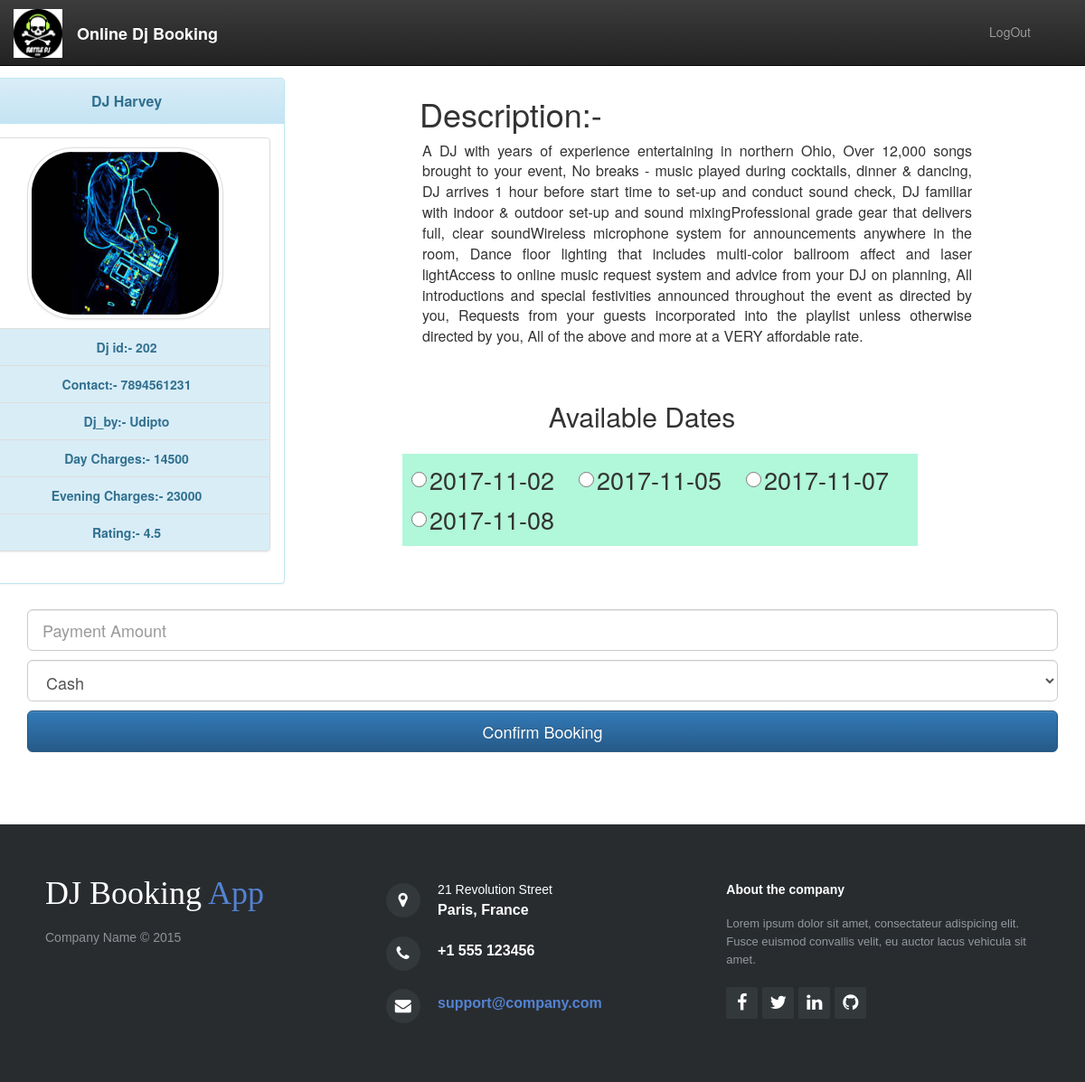
Page /dj_view.php?dj_id=202 (signed in) on the committed database.
### tables this page shows
CREATE TABLE `dj` (
  `d_id` int(11) NOT NULL,
  `d_name` varchar(15) NOT NULL,
  `d_by` varchar(15) NOT NULL,
  `d_rating` double NOT NULL,
  `d_image` varchar(255) NOT NULL,
  `d_day_charges` int(11) NOT NULL,
  `d_evening_charges` int(11) NOT NULL,
  `d_phone_no` bigint(10) NOT NULL
);

CREATE TABLE `booking_dates_status` (
  `d_id` int(11) NOT NULL,
  `b_avail_date` date NOT NULL,
  `b_status` varchar(10) NOT NULL DEFAULT 'Available'
);

### dj_view.php (the view, shortened to what this page needs)
<?php
    include 'connect.php';
?>
<!DOCTYPE html>
<html>
<head>
    <link rel="stylesheet" href="assets/bootstrap/css/bootstrap.min.css">
    <link rel="stylesheet" href="assets/fonts/font-awesome.min.css">
    <link rel="stylesheet" href="assets/css/styles.css">
    <link rel="stylesheet" href="assets/css/Pretty-Footer.css">
</head>
<body>
    <nav class="navbar navbar-inverse navbar-fixed-top">
        <div class="container-fluid">
            <div class="navbar-header">
                <a class="navbar-brand navbar-link" href="#"><img src="assets/img/logo.png" id="img1"><strong>Online Dj Booking</strong></a>
            </div>
            <div class="collapse navbar-collapse" id="navcol-1">
                <ul class="nav navbar-nav navbar-right .cst" id="z3">
                    <li role="presentation"><a href="logout.php" id="logout">LogOut </a></li>
                </ul>
            </div>
        </div>
    </nav>
    <div class="container">
        <div class="col-lg-4 col-md-12 cst">
            <div class="panel panel-info">
                <div class="panel-heading pane_head">
                <?php
                $x=$_GET['dj_id'];
                $query="select * from dj where d_id=$x";
                $select_query=mysqli_query($connection,$query);
                while ($row=mysqli_fetch_assoc($select_query))
                {
                echo'    <h5 class="text-center panel-title"><strong>'.$row['d_name'].'</strong></h5></div>
                <div class="panel-body cst">
                    <ul class="list-group">
                        <li class="list-group-item cve"><img class="img-thumbnail img-responsive"  width="300px" height="50px" src="assets/img/'.$row['d_image'].'"></li>
                        <li class="list-group-item list-group-item-info"><span class="info"><strong>Dj id:- '.$row['d_id'].'</strong> </span></li>
                        <li class="list-group-item list-group-item-info"><span class="info"><strong>Contact:- '.$row['d_phone_no'].'</strong></span></li>
                        <li class="list-group-item list-group-item-info"><span class="info"><strong>Dj_by:- '.$row['d_by'].'</strong></span></li>
                        <li class="list-group-item list-group-item-info"><span class="info"><strong>Day Charges:- '.$row['d_day_charges'].'</strong></span></li>
                        <li class="list-group-item list-group-item-info"><span class="info"><strong>Evening Charges:- '.$row['d_evening_charges'].'</strong></span></li>
                        <li class="list-group-item list-group-item-info"><span class="info"><strong>Rating:- '.$row['d_rating'].'</strong></span></li>
                    </ul>
                </div>';
                }
                ?>
            </div>
        </div>
        <div class="col-lg-8 col-md-12">
            <h1 class="text-left cst">Description:- </h1>
            <p class="text-justify" id="p1">A DJ with years of experience entertaining in northern Ohio, Over 12,000 songs brought to your event, No breaks - music played during cocktails, dinner &amp; dancing, DJ arrives 1 hour before start time to set-up and conduct sound check, DJ
                familiar with indoor &amp; outdoor set-up and sound mixingProfessional grade gear that delivers full, clear soundWireless microphone system for announcements anywhere in the room, Dance floor lighting that includes multi-color ballroom
                affect and laser lightAccess to online music request system and advice from your DJ on planning, All introductions and special festivities announced throughout the event as directed by you, Requests from your guests incorporated into the
                playlist unless otherwise directed by you, All of the above and more at a VERY affordable rate. </p>
            <h2 class="text-center" id="c">Available Dates</h2>
    <form class="form-signin" method="post">
            <div id="radio">
                <?php
                $x=$_GET['dj_id'];
                $query="select b_avail_date from booking_dates_status where d_id=$x";
                $select_query=mysqli_query($connection,$query);
                while ($row=mysqli_fetch_assoc($select_query))
                {
                    echo'<div class="radio cst">
                    <label>
                        <input type="radio" class="r" name="radio_dates" value="'.$row['b_avail_date'].'">'.$row['b_avail_date'].'</label>
                    </div>';
                }
                ?>
            </div>
        </div>
    </div>
    <div class="container cst" id="abc">
            <input class="form-control input-lg cst" type="text" name="amt" required="" placeholder="Payment Amount" pattern="[0-9]*">
            <select class="form-control input-lg" required="" name="mode">
                    <optgroup label="Payment Mode" >
                    <option value="Cash">Cash</option>
                </optgroup>
            </select>
            <input class="btn btn-primary btn-block btn-lg cst" type="submit" name="xxx" value="Confirm Booking" style="margin-top:10px">
    </div>
    <section>
        <footer>
            <div class="row">
                <div class="col-md-4 col-sm-6 footer-navigation">
                    <h3><a href="#">DJ Booking <span>App </span></a></h3>
                    <p class="company-name">Company Name © 2015 </p>
                </div>
                <div class="col-md-4 col-sm-6 footer-contacts">
                    <div><span class="fa fa-map-marker footer-contacts-icon"> </span>
                        <p><span class="new-line-span">21 Revolution Street</span> Paris, France</p>
                    </div>
                    <div><i class="fa fa-phone footer-contacts-icon"></i>
                        <p class="footer-center-info email text-left"> +1 555 123456</p>
                    </div>
                    <div><i class="fa fa-envelope footer-contacts-icon"></i>
                        <p> <a href="#" target="_blank">support@company.com</a></p>
                    </div>
                </div>
                <div class="col-lg-4 col-md-4 footer-about">
                    <h4>About the company</h4>
                    <p> Lorem ipsum dolor sit amet, consectateur adispicing elit. Fusce euismod convallis velit, eu auctor lacus vehicula sit amet.
                    </p>
                    <div class="social-links social-icons"><a href="#"><i class="fa fa-facebook"></i></a><a href="#"><i class="fa fa-twitter"></i></a><a href="#"><i class="fa fa-linkedin"></i></a><a href="#"><i class="fa fa-github"></i></a></div>
                </div>
            </div>
        </footer>
    </section>
</body>
</html>

### assets/css/styles.css (style rules this page uses)
div.panel-heading.pane_head { height:50px; }
h5.text-center.panel-title { margin-top:6px; }
li.list-group-item.list-group-item-info { text-align:center; }
li.list-group-item.cve { max-height:321px; }
img.img-thumbnail.img-responsive { height:190px; border-radius:50px; background-size:cover; width:217px; margin-left:33px; }
div.col-lg-4.col-md-12.cst { margin-left:-80px; }
div#abc.container.cst { margin-top:-2px; }
div.container { margin-top:86px; }
h2#c.text-center { margin-top:60px; }
div.col-md-4.col-sm-6.footer-navigation { margin-left:0px; margin-right:0px; }
img#img1 { max-height:54px; max-width:80px; margin-right:16px; display:inline-block; margin-top:-5px; }
nav.navbar.navbar-inverse.navbar-fixed-top { background-color:rgb(41,44,47); height:73px; }
#z3 { margin-right:20px; padding:10px; }
p#p1 { font-size:medium; margin-left:122px; }
h1.text-left.cst { margin-left:119px; }
input.r { height:29px; }
input.r { width:17px; }
div#radio { background-color:rgb(177,247,217); width:570px; margin-left:100px; margin-top:25px; }
div.radio.cst { font-size:27px; margin-left:10px; }
div.radio.cst { width:175px; display:inline-block; }
input.form-control.input-lg.cst { margin-bottom:10px; margin-top: 10px; }

### assets/css/Pretty-Footer.css (style rules this page uses)
footer { background-color:#292c2f; box-shadow:0 1px 1px 0 rgba(0, 0, 0, 0.12); box-sizing:border-box; width:100%; text-align:left; font:bold 16px sans-serif; padding:55px 50px; margin-top:80px; bottom:0; color:#fff; }
.footer-navigation h3 { margin:0; font:normal 36px Cookie, cursive; margin-bottom:20px; color:#fff; }
.footer-navigation h3 a { text-decoration:none; color:#fff; }
.footer-navigation h3 span { color:#5383d3; }
.footer-navigation p.company-name { color:#8f9296; font-size:14px; font-weight:normal; margin-top:20px; }
.footer-contacts p { display:inline-block; color:#ffffff; vertical-align:middle; }
.footer-contacts p a { color:#5383d3; text-decoration:none; }
.fa.footer-contacts-icon { background-color:#33383b; color:#fff; font-size:18px; width:38px; height:38px; border-radius:50%; text-align:center; line-height:38px; margin:10px 15px 10px 0; }
span.new-line-span { display:block; font-weight:normal; display:block; font-weight:normal; font-size:14px; line-height:2; }
.footer-about h4 { display:block; color:#fff; font-size:14px; font-weight:bold; margin-bottom:20px; }
.footer-about p { line-height:20px; color:#92999f; font-size:13px; font-weight:normal; margin:0; }
div.social-links { margin-top:20px; color:#fff; }
.social-links a { display:inline-block; width:35px; height:35px; cursor:pointer; background-color:#33383b; border-radius:2px; font-size:20px; color:#ffffff; text-align:center; line-height:35px; margin-right:5px; margin-bottom:5px; }

### rows in the picture
dj: d_name "DJ Harvey", d_image (picture), d_id "202", d_phone_no "7894561231", d_by "Udipto", d_day_charges "14500", d_evening_charges "23000", d_rating "4.5"
booking_dates_status: b_avail_date "2017-11-02"
booking_dates_status: b_avail_date "2017-11-05"
booking_dates_status: b_avail_date "2017-11-07"
booking_dates_status: b_avail_date "2017-11-08"
